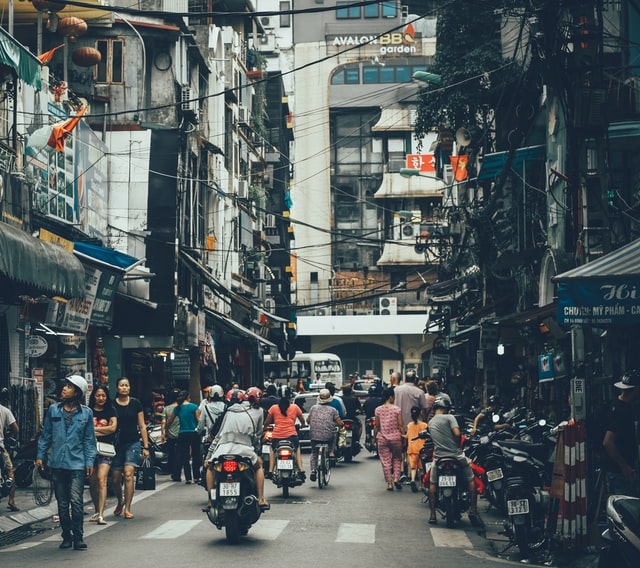
#> input picture 002.jpg, 640 x 568 px
$ jupyter execute lab2.ipynb
#> lines starting #> are read from the running program, lines starting #| are printed output that depends on the picture
[cell 1]
from PIL import Image

def get_min_max_color_values(image_path):
    # Open the image
#> called with image_path = '002.jpg'
    image = Image.open(image_path)
#> image is the input picture: PIL image 640x568 RGB; mean R, G, B 82.9, 92.1, 93
    # Convert the image to RGB mode
    image = image.convert('RGB')
    # Get the pixel data
    pixels = list(image.getdata())
#> pixels = 363520 items

    # Initialize min and max values
    min_color = (255, 255, 255)
    max_color = (0, 0, 0)

    # Iterate through the pixel data
    for pixel in pixels:
        min_color = tuple(min(min_color[i], pixel[i]) for i in range(3))
        max_color = tuple(max(max_color[i], pixel[i]) for i in range(3))
#> this loop made 363520 passes
#> (pixel, min_color, max_color) on passes 3, 5, 6: ((150, 122, 74), (149, 119, 67), (152, 125, 74)), ((152, 124, 76), (149, 119, 67), (152, 126, 77)), ((148, 120, 72), (148, 119, 67), (152, 126, 77))

    return min_color, max_color

# Example usage
image_path = '002.jpg'
min_color, max_color = get_min_max_color_values(image_path)
#> min_color = (0, 2, 0); max_color = (255, 255, 255)
print(f"Minimum color value: {min_color}")
#| Minimum color value: (0, 2, 0)
print(f"Maximum color value: {max_color}")
#| Maximum color value: (255, 255, 255)

[cell 2]
from PIL import Image
import matplotlib.pyplot as plt

def create_histogram(image_path):
    # Open the image
#> called with image_path = '002.jpg'
    image = Image.open(image_path)
    # Convert the image to RGB mode
    image = image.convert('RGB')
    # Get the pixel data
    pixels = list(image.getdata())
#> pixels = 363520 items

    # Separate the color channels
    reds = [pixel[0] for pixel in pixels]
#> reds = 363520 items
    greens = [pixel[1] for pixel in pixels]
#> greens = 363520 items
    blues = [pixel[2] for pixel in pixels]
#> blues = 363520 items

    # Plot the histograms
    plt.figure(figsize=(10, 4))

    plt.subplot(1, 3, 1)
    plt.hist(reds, bins=256, color='red', alpha=0.6)
    plt.title('Red Channel')

    plt.subplot(1, 3, 2)
    plt.hist(greens, bins=256, color='green', alpha=0.6)
    plt.title('Green Channel')

    plt.subplot(1, 3, 3)
    plt.hist(blues, bins=256, color='blue', alpha=0.6)
    plt.title('Blue Channel')

    plt.tight_layout()
    plt.show()
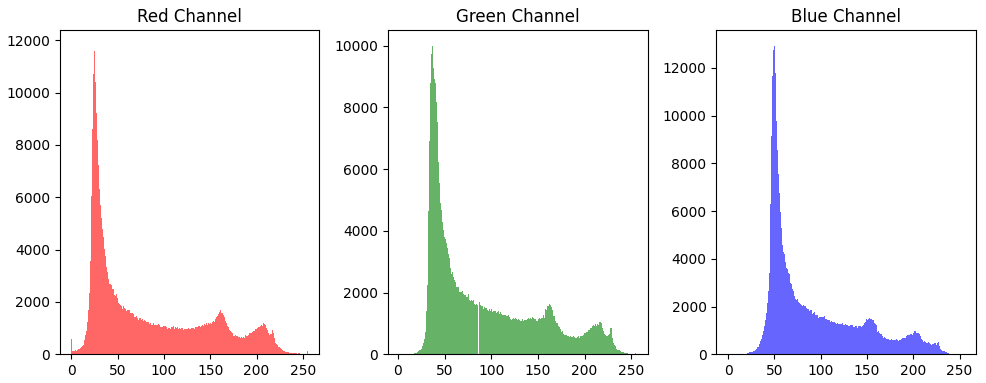
#> figure drawn by matplotlib, 3 panels; panel 1: tallest bar 11786 high, from x = 23.91 to 24.9; panel 2: tallest bar 9992 high, from x = 36.59 to 37.58; panel 3: tallest bar 12926 high, from x = 49.8 to 50.8

# Example usage
image_path = '002.jpg'
create_histogram(image_path)

[cell 3]
from PIL import Image

def convert_to_grayscale(image_path, output_path):
    # Open the image
#> called with image_path = '002.jpg', output_path = 'grayscale_image.jpg'
    image = Image.open(image_path)
    # Convert the image to grayscale
    grayscale_image = image.convert('L')
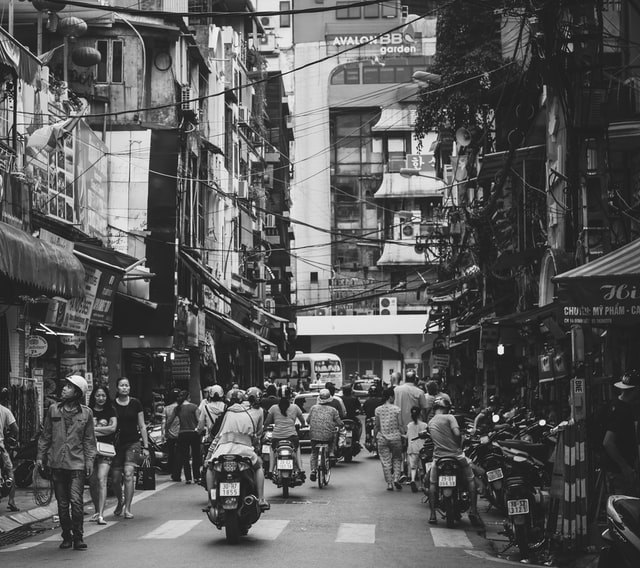
#> grayscale_image: PIL image 640x568 L; min 1, max 254, mean 89.5
    # Save the grayscale image
    grayscale_image.save(output_path)
    print(f"Image has been converted to grayscale and saved as {output_path}")

# Example usage
image_path = '002.jpg'
output_path = 'grayscale_image.jpg'
convert_to_grayscale(image_path, output_path)

[cell 4]
from PIL import Image, ImageFilter

def apply_filters(image_path, output_path_base):
    # Open the image
#> called with image_path = '002.jpg', output_path_base = 'filtered_image'
    image = Image.open(image_path)

    # Apply Blur filter
    blurred_image = image.filter(ImageFilter.BLUR)
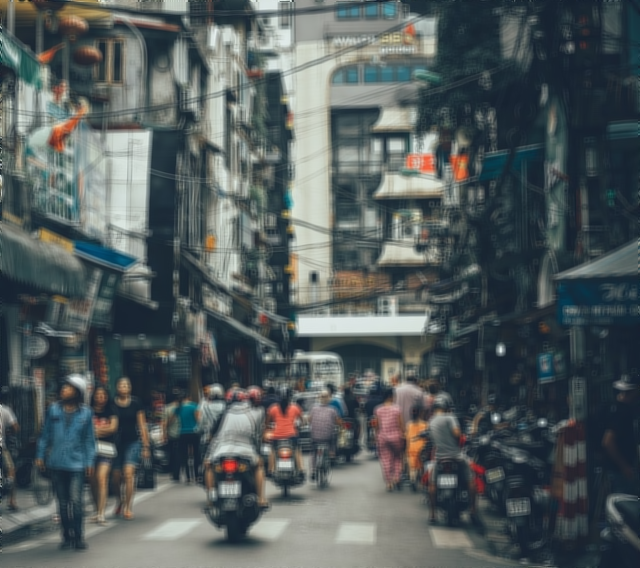
#> blurred_image: PIL image 640x568 RGB; mean R, G, B 83, 92.1, 93
    blurred_image.save(f'{output_path_base}_blurred.jpg')

    # Apply Contour filter
    contour_image = image.filter(ImageFilter.CONTOUR)
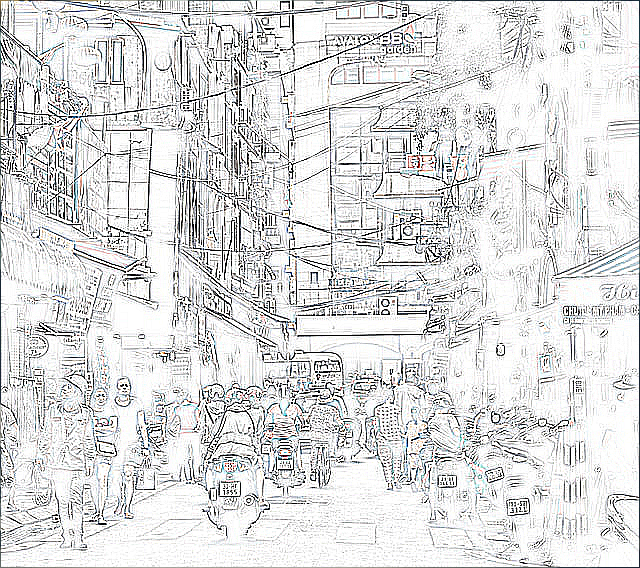
#> contour_image: PIL image 640x568 RGB; mean R, G, B 218.5, 219, 219.2
    contour_image.save(f'{output_path_base}_contour.jpg')

    # Apply Detail filter
    detail_image = image.filter(ImageFilter.DETAIL)
    detail_image.save(f'{output_path_base}_detail.jpg')

    # Apply Edge Enhance filter
    edge_enhance_image = image.filter(ImageFilter.EDGE_ENHANCE)
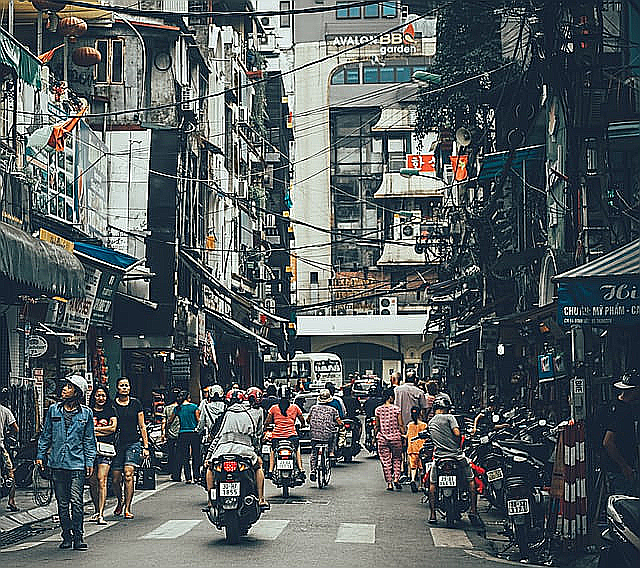
#> edge_enhance_image: PIL image 640x568 RGB; mean R, G, B 85.5, 93.1, 94.4
    edge_enhance_image.save(f'{output_path_base}_edge_enhance.jpg')

    # Apply Emboss filter
    emboss_image = image.filter(ImageFilter.EMBOSS)
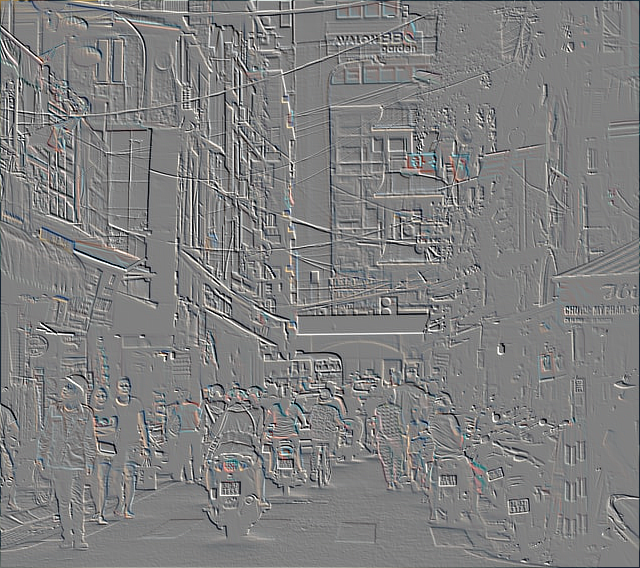
#> emboss_image: PIL image 640x568 RGB; mean R, G, B 127.6, 127.6, 127.7
    emboss_image.save(f'{output_path_base}_emboss.jpg')

    print("Filters applied and images saved.")

# Example usage
image_path = '002.jpg'
output_path_base = 'filtered_image'
apply_filters(image_path, output_path_base)

$ run again, with dog.jpg copied over 002.jpg
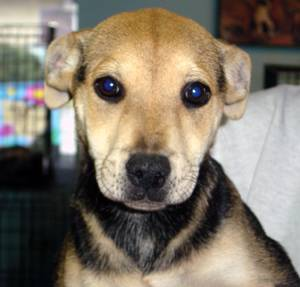
#> input picture dog.jpg, 300 x 287 px
#> in get_min_max_color_values, image is the input picture: PIL image 300x287 RGB; mean R, G, B 129.1, 119.3, 105.5
#> in get_min_max_color_values, `pixels = list(image.getdata())`: pixels = 86100 items
#> the loop in get_min_max_color_values, `for pixel in pixels:` made 86100 passes
#> (pixel, min_color, max_color) on passes 10 to 12: ((150, 142, 131), (149, 141, 130), (152, 144, 133)), ((150, 142, 131), (149, 141, 130), (152, 144, 133)), ((150, 142, 131), (149, 141, 130), (152, 144, 133))
#> `min_color, max_color = get_min_max_color_values(image_path)`: min_color = (0, 0, 0); max_color = (255, 255, 255)
#| Minimum color value: (0, 0, 0)
#| Maximum color value: (255, 255, 255)
#> in create_histogram, `pixels = list(image.getdata())`: pixels = 86100 items
#> in apply_filters, `contour_image = image.filter(ImageFilter.CONTOUR)`:
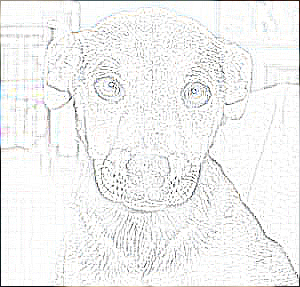
#> contour_image: PIL image 300x287 RGB; mean R, G, B 241.8, 242, 241.7
#> in apply_filters, `emboss_image = image.filter(ImageFilter.EMBOSS)`:
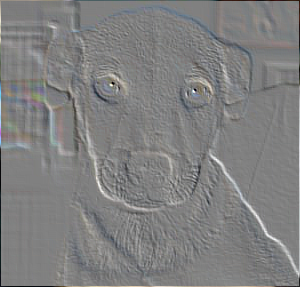
#> emboss_image: PIL image 300x287 RGB; mean R, G, B 127.8, 127.8, 127.8
